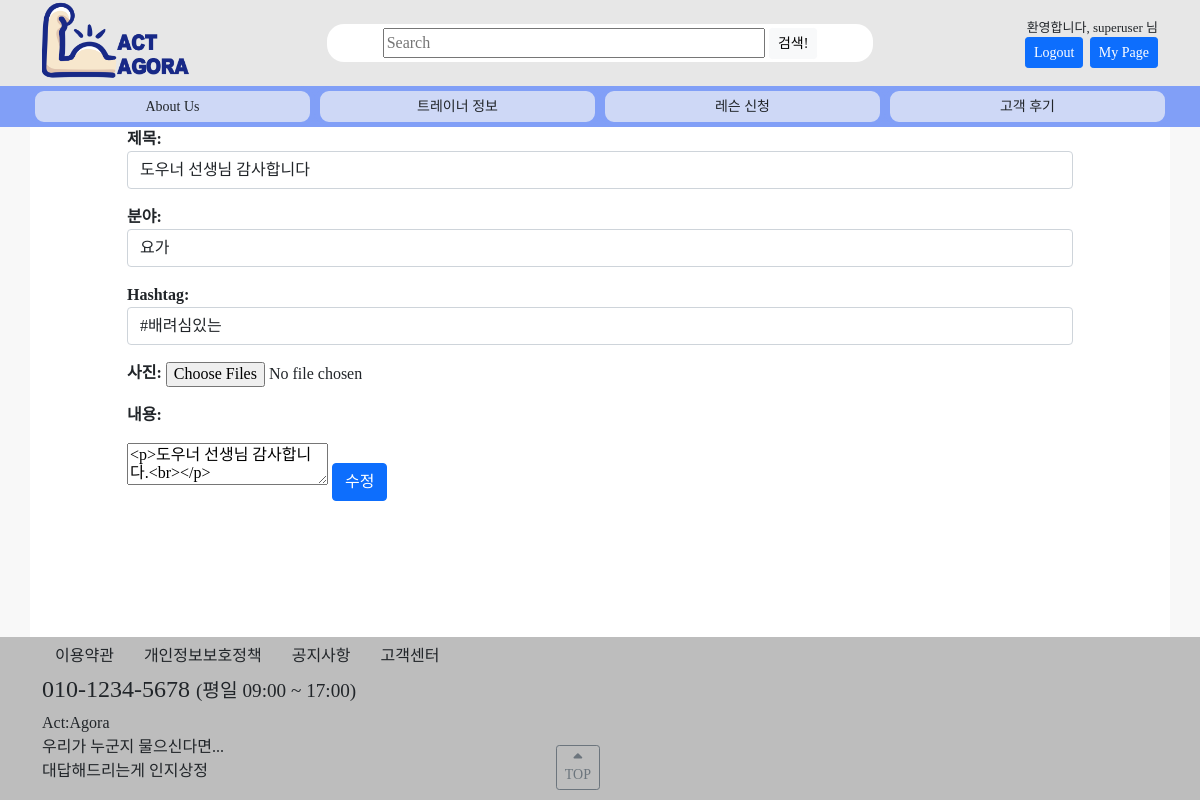
The page /review/35/update (signed in) on the database its author committed.
### accounts/models.py (models this page shows, shortened)
class User(AbstractBaseUser, PermissionsMixin):
    objects = UserManager()
    user_id = models.CharField(max_length=17, verbose_name="아이디", unique=True)
    password = models.CharField(max_length=256, verbose_name="비밀번호")
    email = models.EmailField(max_length=128, verbose_name="이메일", null=True, unique=True)
    hp = models.IntegerField(verbose_name="핸드폰번호", null=True, unique=True)
    name = models.CharField(max_length=8, verbose_name="이름", null=True)
    level = models.CharField(choices=LEVEL_CHOICES, max_length=18, verbose_name="등급", default=3)
    auth = models.CharField(max_length=10, verbose_name="인증번호", null=True)
    date_joined = models.DateTimeField(auto_now_add=True, verbose_name='가입일', null=True, blank=True)
    is_active = models.BooleanField(default=True)
    is_admin = models.BooleanField(default=False)
    is_staff = models.BooleanField(default=False)
    is_superuser = models.BooleanField(default=False)
    USERNAME_FIELD = 'user_id'
    REQUIRED_FIELDS = ['email']
    class Meta:
        db_table = "회원목록"
        verbose_name = "사용자"
        verbose_name_plural = "사용자"

### review/models.py (models this page shows, shortened)
class Review(models.Model):
    writer = models.ForeignKey(settings.AUTH_USER_MODEL, null=True, blank=True, on_delete=models.SET_NULL, verbose_name='작성자')
    trainer = models.ForeignKey(Trainer, null=True, blank=True, on_delete=models.SET_NULL, verbose_name='트레이너')
    date = models.DateTimeField(auto_now_add=True, blank=False, verbose_name='작성일')
    genretext = models.CharField(max_length=200, null=True, blank=True)
    genre = models.ManyToManyField(Genre, blank=True, verbose_name='장르')
    tagtext = models.CharField(max_length=200, null=True, blank=True)
    hashtag = models.ManyToManyField(Hashtag, blank=True)
    title = models.CharField(max_length=100, null=True)
    content = models.TextField(null=True, blank=True)
    class Meta:
        db_table = '리뷰'
        verbose_name = '리뷰'
        verbose_name_plural = '리뷰'

### accounts/decorators.py (the view)
    def wrap(request, *args, **kwargs):
        if not request.user.is_authenticated:
            messages.info(request, "로그인한 사용자만 이용할 수 있습니다.")
            return redirect(settings.LOGIN_URL)
        return function(request, *args, **kwargs)

### review/forms.py
class ReviewNewForm(forms.ModelForm):
    def __init__(self, *args, **kwargs):
        super(ReviewNewForm, self).__init__(*args, **kwargs)
        self.fields['title'].label = '제목'
        self.fields['title'].widget.attrs.update({
            'placeholder': '제목을 입력해주세요.',
            'class': 'form-control',
            'autofocus': True,
        })
        self.fields['genretext'].label = '분야'
        self.fields['genretext'].widget.attrs.update({
            'placeholder': '분야를 입력해주세요.(예- PT, 필라테스 등 띄어쓰기로 구분)',
            'class': 'form-control',
        })
        self.fields['tagtext'].label = 'Hashtag'
        self.fields['tagtext'].widget.attrs.update({
            'placeholder': '특징을 입력해주세요. (예 - #차분한 #열정적인, 띄어쓰기로 구분)',
            'class': 'form-control',
        })
    class Meta:
        model = Review
        fields = ['writer', 'trainer', 'title', 'genretext', 'tagtext', 'content']

class ImageUploadForm(forms.ModelForm):
    class Meta:
        model = Photo
        fields = ['image']
        widgets = {
            'image': forms.ClearableFileInput(attrs={'multiple': True}),
        }

### templates/review/review_new.html (shortened to what this page needs)
{% extends 'base.html' %}
{% block header %}
{% load static %}
<link href="https://cdn.jsdelivr.net/npm/summernote@0.8.18/dist/summernote-lite.css" rel="stylesheet">
{% endblock %}
{% block contents %}
<form method="POST" action="" enctype="multipart/form-data" >
    <div class="row justify-content-center">
        <div class="col-12 col-md-10">
            <p><strong>제목: </strong>{{ form.title }}</p>
            <p><strong>분야: </strong>{{ form.genretext }}</p>
            <p><strong>Hashtag: </strong>{{ form.tagtext }}</p>
            <p><strong>사진: </strong>{{ imgform.image }}</p>
            <p><strong>내용:</strong></p>
            <textarea id="summernote" name="content">{% if update %}{{ form.content.value | safe }}{% endif %}</textarea>
            {% if update %}
            <button id="write" type="submit" class="btn btn-primary">수정</button>
            {% else %}
            <button id="write" class="btn btn-primary" type="submit">등록</button>
            {% endif %}
        </div>
    </div>
</form>
{% endblock %}

### templates/base.html (shortened to what this page needs)
<html>
{% load static %}
    <head>
        <link rel="stylesheet" href="{% static 'css/bootstrap.css' %}" />
        <link rel="stylesheet" type="text/css" href="{% static 'css/normalize.css' %}" />
        <link rel="stylesheet" type="text/css" href="{% static 'css/styles.css' %}?ver=17" />
        {% block header %}{% endblock %}
    </head>
    <body>
    {% load has_group %}
        <div class="container-fluid" style="background-color: #E7E7E7">
            <div class="container">
                <div class="row">
                    <div id="top-logo" class="col-4 col-md-3">
                        <a href="{% url 'index' %}"><img class="img-fluid" src="{% static 'img/main-logo.png' %}" style="vertical-align: middle; max-height: 80px"></a>
                    </div>
                    <div id="top-userinfo" class="col-8 col-md-3 order-md-2" align="right" style="margin: auto; font-size: 13px">
                        {% if user.is_authenticated %}
                            환영합니다, {{ user.get_username }} 님<br>
                            <a href="{% url 'accounts:logout' %}"><button class="btn btn-primary btn-sm">Logout</button></a>
                            &nbsp;<a href="{% url 'accounts:mypage' %}"><button class="btn btn-primary btn-sm">My Page</button></button></a>
                        {% else %}
                            <a  href="{% url 'accounts:login' %}?next={{ request.path }}"><button class="btn btn-primary btn-sm">Login</button></a>
                            &nbsp;<a href="{% url 'accounts:agreement' %}"><button class="btn btn-primary btn-sm">Sign Up</button></a>
                        {% endif %}
                    </div>
                    <div id="top-search" class="col-12 col-md-6 order-md-1">
                        <form class="form my-1 my-md-4" action="{% url 'search' %}" method="GET" style="border-radius: 17px; background-color: white; text-align: center">
                            <input class="form my-1" style="height: 30px; width: 70%; vertical-align: middle" type="text" placeholder="Search" aria-label="Search" name="b" value="{{b}}">
                            <input type="submit" value="검색!" class="btn btn-light btn-sm">
                        </form>
                    </div>
                </div>
            </div>
        </div>
        <div id="top-menu-bg" class="container-fluid">
            <div class="container">
                <div class="row">
                    <div class="top-menu-btn col-sm-3 col-3" align="center"><a href="{% url 'aboutus' %}"><button class="btn btn-sm">About Us</button></a></div>
                    <div class="top-menu-btn col-sm-3 col-3" align="center"><a href="{% url 'trainers' %}"><button class="btn btn-sm">트레이너 정보</button></a></div>
                    <div class="top-menu-btn col-sm-3 col-3" align="center"><a href="{% url 'lectures' %}"><button class="btn btn-sm">레슨 신청</button></a></div>
                    <div class="top-menu-btn col-sm-3 col-3" align="center"><a href="{% url 'review:reviews' %}"><button class="btn btn-sm">고객 후기</button></a></div>
                </div>
            </div>
        </div>
        <div class="container-fluid" style="background-color: #F8F8F8">
            <div class="container" style="background-color: white; padding: 0px">
                <div class="row">
                    <div class="col-sm-12 col-12">
                        {% block contents %}{% endblock %}
                        <p>&nbsp;</p>
                        <p>&nbsp;</p>
                        <p>&nbsp;</p>
                    </div>
                </div>
            </div>
        </div>
        <div class="container-fluid">
            <div class="container">
                <div class="row">
                    <div class="col-12">
                        <button class="btn">이용약관</button> <button class="btn">개인정보보호정책</button> <button class="btn">공지사항</button> <button class="btn">고객센터</button>
                    </div>
                    <div class="col-12">
                        <h4>010-1234-5678 <small>(평일 09:00 ~ 17:00)</small></h4>
                    </div>
                    <div class="col-12">
                        Act:Agora<br>
                        우리가 누군지 물으신다면...<br>
                        대답해드리는게 인지상정
                    </div>
                </div>
            </div>
        </div>
    <a style="display:scroll;position:fixed;bottom:10px;right:50%;" href="#" title=”top"><button class="btn btn-sm btn-outline-secondary"><i class="fas fa-caret-up" style="margin: 0; padding: 0"></i><br><span style="margin: 0; padding: 0">TOP</span></button></a>
    </body>
</html>

### static/css/styles.css (style rules this page uses)
body { font-family: NotoSansKR; background-color: #BDBDBD; margin: 0; padding: 0; }
#top-menu-bg { background-color: #819FF7; }
.top-menu-btn { background-color: #CED8F6; border-radius: 14px; border:5px solid #819FF7; }
a:link { text-decoration: none; color: #151515; }
button { vertical-align: middle; }
input { vertical-align: middle; }

### rows shown on the page
User: get_username "superuser"
Review: title "도우너 선생님 감사합니다", genretext "요가", tagtext "#배려심있는", content "<p>도우너 선생님 감사합니다.<br></p>"
